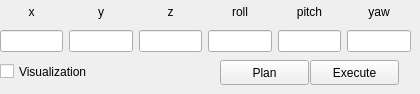
             <widget class="QWidget" name="tab_3">
              <attribute name="title">
               <string>Pose goal</string>
              </attribute>
              <widget class="QCheckBox" name="checkBox">
               <property name="geometry">
                <rect>
                 <x>0</x>
                 <y>60</y>
                 <width>121</width>
                 <height>23</height>
                </rect>
               </property>
               <property name="text">
                <string>Visualization</string>
               </property>
              </widget>
              <widget class="QPushButton" name="btnMoveit_setvalue">
               <property name="geometry">
                <rect>
                 <x>220</x>
                 <y>60</y>
                 <width>89</width>
                 <height>25</height>
                </rect>
               </property>
               <property name="text">
                <string>Plan</string>
               </property>
              </widget>
              <widget class="QPushButton" name="btnMoveit_setvalue_2">
               <property name="geometry">
                <rect>
                 <x>310</x>
                 <y>60</y>
                 <width>89</width>
                 <height>25</height>
                </rect>
               </property>
               <property name="text">
                <string>Execute</string>
               </property>
              </widget>
              <widget class="QWidget" name="layoutWidget">
               <property name="geometry">
                <rect>
                 <x>0</x>
                 <y>0</y>
                 <width>411</width>
                 <height>52</height>
                </rect>
               </property>
               <layout class="QGridLayout" name="gridLayout_4">
                <item row="0" column="0">
                 <widget class="QLabel" name="label_51">
                  <property name="frameShape">
                   <enum>QFrame::NoFrame</enum>
                  </property>
                  <property name="frameShadow">
                   <enum>QFrame::Raised</enum>
                  </property>
                  <property name="text">
                   <string>&lt;html&gt;&lt;head/&gt;&lt;body&gt;&lt;p&gt;x&lt;/p&gt;&lt;/body&gt;&lt;/html&gt;</string>
                  </property>
                  <property name="alignment">
                   <set>Qt::AlignCenter</set>
                  </property>
                  <property name="margin">
                   <number>1</number>
                  </property>
                 </widget>
                </item>
                <item row="0" column="1">
                 <widget class="QLabel" name="label_52">
                  <property name="frameShape">
                   <enum>QFrame::NoFrame</enum>
                  </property>
                  <property name="frameShadow">
                   <enum>QFrame::Raised</enum>
                  </property>
                  <property name="text">
                   <string>&lt;html&gt;&lt;head/&gt;&lt;body&gt;&lt;p&gt;y&lt;/p&gt;&lt;/body&gt;&lt;/html&gt;</string>
                  </property>
                  <property name="alignment">
                   <set>Qt::AlignCenter</set>
                  </property>
                  <property name="margin">
                   <number>1</number>
                  </property>
                 </widget>
                </item>
                <item row="0" column="2">
                 <widget class="QLabel" name="label_53">
                  <property name="frameShape">
                   <enum>QFrame::NoFrame</enum>
                  </property>
                  <property name="frameShadow">
                   <enum>QFrame::Raised</enum>
                  </property>
                  <property name="text">
                   <string>&lt;html&gt;&lt;head/&gt;&lt;body&gt;&lt;p&gt;z&lt;/p&gt;&lt;/body&gt;&lt;/html&gt;</string>
                  </property>
                  <property name="alignment">
                   <set>Qt::AlignCenter</set>
                  </property>
                  <property name="margin">
                   <number>1</number>
                  </property>
                 </widget>
                </item>
                <item row="0" column="3">
                 <widget class="QLabel" name="label_54">
                  <property name="frameShape">
                   <enum>QFrame::NoFrame</enum>
                  </property>
                  <property name="frameShadow">
                   <enum>QFrame::Raised</enum>
                  </property>
                  <property name="text">
                   <string>&lt;html&gt;&lt;head/&gt;&lt;body&gt;&lt;p&gt;roll&lt;/p&gt;&lt;/body&gt;&lt;/html&gt;</string>
                  </property>
                  <property name="alignment">
                   <set>Qt::AlignCenter</set>
                  </property>
                  <property name="margin">
                   <number>1</number>
                  </property>
                 </widget>
                </item>
                <item row="0" column="4">
                 <widget class="QLabel" name="label_55">
                  <property name="frameShape">
                   <enum>QFrame::NoFrame</enum>
                  </property>
                  <property name="frameShadow">
                   <enum>QFrame::Raised</enum>
                  </property>
                  <property name="text">
                   <string>&lt;html&gt;&lt;head/&gt;&lt;body&gt;&lt;p&gt;pitch&lt;/p&gt;&lt;/body&gt;&lt;/html&gt;</string>
                  </property>
                  <property name="alignment">
                   <set>Qt::AlignCenter</set>
                  </property>
                  <property name="margin">
                   <number>1</number>
                  </property>
                 </widget>
                </item>
                <item row="0" column="5">
                 <widget class="QLabel" name="label_56">
                  <property name="frameShape">
                   <enum>QFrame::NoFrame</enum>
                  </property>
                  <property name="frameShadow">
                   <enum>QFrame::Raised</enum>
                  </property>
                  <property name="text">
                   <string>&lt;html&gt;&lt;head/&gt;&lt;body&gt;&lt;p&gt;yaw&lt;/p&gt;&lt;/body&gt;&lt;/html&gt;</string>
                  </property>
                  <property name="alignment">
                   <set>Qt::AlignCenter</set>
                  </property>
                  <property name="margin">
                   <number>1</number>
                  </property>
                 </widget>
                </item>
                <item row="1" column="0">
                 <widget class="QLineEdit" name="txtsetEndValue_pitch">
                  <property name="text">
                   <string/>
                  </property>
                 </widget>
                </item>
                <item row="1" column="1">
                 <widget class="QLineEdit" name="txtsetEndValue_roll">
                  <property name="text">
                   <string/>
                  </property>
                 </widget>
                </item>
                <item row="1" column="2">
                 <widget class="QLineEdit" name="txtsetEndValue_x">
                  <property name="text">
                   <string/>
                  </property>
                 </widget>
                </item>
                <item row="1" column="3">
                 <widget class="QLineEdit" name="txtsetEndValue_y">
                  <property name="text">
                   <string/>
                  </property>
                 </widget>
                </item>
                <item row="1" column="4">
                 <widget class="QLineEdit" name="txtsetEndValue_z">
                  <property name="text">
                   <string/>
                  </property>
                 </widget>
                </item>
                <item row="1" column="5">
                 <widget class="QLineEdit" name="txtsetEndValue_yaw">
                  <property name="text">
                   <string/>
                  </property>
                 </widget>
                </item>
               </layout>
              </widget>
             </widget>
